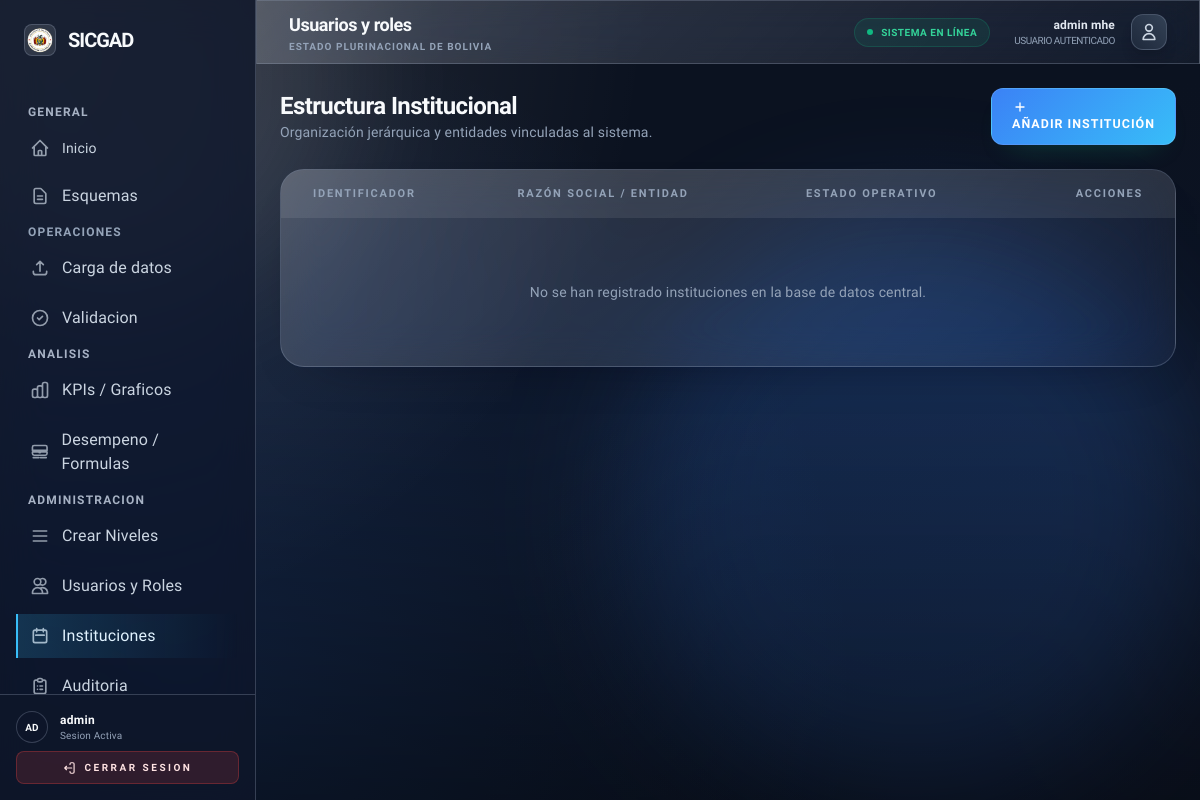
The app's page /accounts/institutions/ (signed in), older data.
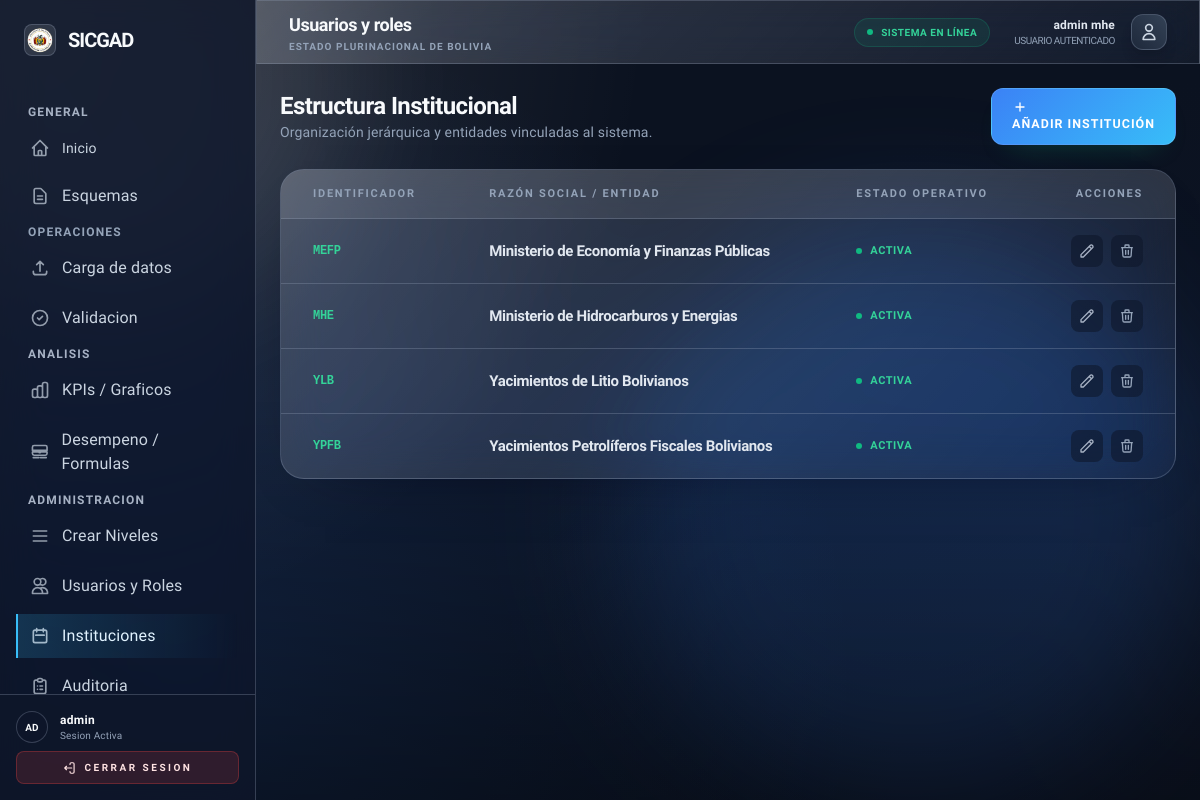
The same page, newer data.
### accounts/models.py (models this page shows, shortened)
class Institution(models.Model):
    code = models.CharField(max_length=20, unique=True)
    name = models.CharField(max_length=255)
    description = models.TextField(blank=True)
    is_active = models.BooleanField(default=True)
    created_at = models.DateTimeField(auto_now_add=True)
    updated_at = models.DateTimeField(auto_now=True)
    class Meta:
        ordering = ["code"]

### accounts/views.py (the view)
# urls.py: path("institutions/", institution_list, name="institution_list"),
@admin_required
def institution_list(request):
    institutions = Institution.objects.all().order_by("code")
    return render(
        request,
        "accounts/institution_list.html",
        {"institutions": institutions},
    )

### templates/accounts/institution_list.html (shortened to what this page needs)
{% extends "base.html" %}
{% block content %}
<div class="space-y-6 fade-in">
    <div class="flex flex-col md:flex-row md:items-center justify-between gap-4 mb-2">
        <div>
            <h2 class="text-2xl font-header font-bold text-white tracking-tight">Estructura Institucional</h2>
            <p class="text-slate-500 text-sm">Organización jerárquica y entidades vinculadas al sistema.</p>
        </div>
        <a href="{% url 'accounts:institution_create' %}" class="btn-primary glow-emerald">
            <svg class="w-4 h-4 mr-2" fill="none" stroke="currentColor" viewBox="0 0 24 24"><path stroke-linecap="round" stroke-linejoin="round" stroke-width="2" d="M12 6v6m0 0v6m0-6h6m-6 0H6"></path></svg>
            Añadir Institución
        </a>
    </div>
    <div class="glass-card rounded-3xl overflow-hidden border-white/5">
        <div class="overflow-x-auto">
            <table class="w-full text-left border-collapse">
                <thead>
                    <tr class="bg-white/[0.02] text-[11px] font-black text-slate-500 uppercase tracking-[0.16em]">
                        <th class="px-8 py-4">Identificador</th>
                        <th class="px-8 py-4">Razón Social / Entidad</th>
                        <th class="px-8 py-4">Estado Operativo</th>
                        <th class="px-8 py-4 text-right">Acciones</th>
                    </tr>
                </thead>
                <tbody class="text-[14px]">
                    {% for institution in institutions %}
                    <tr class="border-t border-white/5 hover:bg-white/[0.01] transition-colors group">
                        <td class="px-8 py-4 font-mono text-emerald-400 font-bold text-[12px] tracking-tight uppercase">{{ institution.code }}</td>
                        <td class="px-8 py-4">
                            <span class="text-slate-200 font-semibold text-[15px] tracking-tight">{{ institution.name }}</span>
                        </td>
                        <td class="px-8 py-4">
                            {% if institution.is_active %}
                                <div class="flex items-center gap-2">
                                    <div class="w-1.5 h-1.5 rounded-full bg-emerald-500 glow-emerald"></div>
                                    <span class="text-[11px] font-black text-emerald-400 uppercase tracking-wider">Activa</span>
                                </div>
                            {% else %}
                                <div class="flex items-center gap-2 opacity-50">
                                    <div class="w-1.5 h-1.5 rounded-full bg-slate-600"></div>
                                    <span class="text-[11px] font-black text-slate-400 uppercase tracking-wider">Inactiva</span>
                                </div>
                            {% endif %}
                        </td>
                        <td class="px-8 py-4 text-right">
                            <div class="flex justify-end gap-2">
                                <a href="{% url 'accounts:institution_edit' institution.pk %}" class="p-2 rounded-lg bg-slate-800 text-slate-400 hover:text-white hover:bg-slate-700 transition-all" title="Editar instituci?n">
                                    <svg class="w-4 h-4" fill="none" stroke="currentColor" viewBox="0 0 24 24"><path stroke-linecap="round" stroke-linejoin="round" stroke-width="2" d="M15.232 5.232l3.536 3.536m-2.036-5.036a2.5 2.5 0 113.536 3.536L6.5 21.036H3v-3.572L16.732 3.732z"></path></svg>
                                </a>
                                <a href="{% url 'accounts:institution_delete' institution.pk %}" class="p-2 rounded-lg bg-slate-800/50 text-slate-500 hover:text-red-400 hover:bg-red-500/10 transition-all" title="Eliminar instituci?n">
                                    <svg class="w-4 h-4" fill="none" stroke="currentColor" viewBox="0 0 24 24"><path stroke-linecap="round" stroke-linejoin="round" stroke-width="2" d="M19 7l-.867 12.142A2 2 0 0116.138 21H7.862a2 2 0 01-1.995-1.858L5 7m5 4v6m4-6v6m1-10V4a1 1 0 00-1-1h-4a1 1 0 00-1 1v3M4 7h16"></path></svg>
                                </a>
                            </div>
                        </td>
                    </tr>
                    {% empty %}
                    <tr>
                        <td colspan="4" class="px-8 py-16 text-center text-slate-500 text-sm">No se han registrado instituciones en la base de datos central.</td>
                    </tr>
                    {% endfor %}
                </tbody>
            </table>
        </div>
    </div>
</div>
{% endblock %}

### templates/base.html (shortened to what this page needs)
{% load static %}
<!DOCTYPE html>
<html lang="es">
<head>
  <link rel="stylesheet" href="{% static 'css/app.css' %}" />
  <link rel="stylesheet" href="{% static 'css/sicgad_theme.css' %}?v=3" />
  <script src="https://cdn.tailwindcss.com"></script>
</head>
<body class="min-h-screen selection:bg-sky-400/30 antialiased font-body saas-hybrid">
  <div class="fixed inset-0 -z-10" aria-hidden="true">
    <div class="absolute -top-36 -left-24 h-[28rem] w-[28rem] rounded-full bg-white/10 blur-3xl"></div>
    <div class="absolute bottom-0 right-0 h-[36rem] w-[36rem] rounded-full bg-blue-500/20 blur-3xl"></div>
    <div class="absolute inset-0 bg-gradient-to-b from-transparent via-transparent to-black/40"></div>
  </div>
  <div class="app-shell">
    <div class="flex min-h-screen relative z-10">
      {% include "partials/sidebar.html" %}
      <div class="flex-1 flex flex-col">
        {% include "partials/topbar.html" %}
        <main class="flex-1 p-4 lg:p-6 relative z-10">
          {% block content %}{% endblock %}
        </main>
      </div>
    </div>
  </div>
</body>
</html>

### templates/partials/sidebar.html (shortened to what this page needs)
{% load static %}
<aside class='w-64 sidebar border-r border-white/10 hidden lg:flex flex-col h-screen sticky top-0 z-50'>
  <div class='p-6 flex items-center gap-3'>
    <div class="w-8 h-8 rounded-lg bg-white/10 flex items-center justify-center border border-white/20 overflow-hidden">
      <img src="{% static 'escudo.png' %}" alt="Escudo Bolivia" class="w-7 h-7 object-contain" />
    </div>
    {% url 'landing' as landing_url %}
    <a href='{{ landing_url }}'
      class='text-xl font-header tracking-tighter text-white hover:text-blue-600 transition-colors'>
      SICGAD
    </a>
  </div>
  <nav class='flex-1 px-4 py-2 space-y-1.5 overflow-y-auto custom-scrollbar'>
    {% url 'home' as home_url %}
    {% url 'schemas:schema_list' as schemas_url %}
    {% url 'ingest:upload' as ingest_url %}
    {% url 'ingest:upload_history' as ingest_history_url %}
    {% url 'validation:inbox' as validation_url %}
    {% url 'accounts:admin_user_list' as users_url %}
    {% url 'accounts:institution_list' as institutions_url %}
    {% url 'audit:log_list' as audit_url %}
    {% url 'performance:formulas' as performance_url %}
    <div class="text-xs font-bold uppercase tracking-widest text-slate-400 px-3 mt-4 mb-2">General</div>
    <a href='{{ home_url }}'
      class='sidebar-link flex items-center gap-3 px-3 py-2.5 transition-all group text-sm {% if request.path == home_url %}active{% endif %}'>
      <span class="font-medium">Inicio</span>
    </a>
    <a href='{{ schemas_url }}'
      class='sidebar-link flex items-center gap-3 px-3 py-2.5 transition-all group {% if request.path|slice:":9" == "/schemas/" %}active{% endif %}'>
      <span class="font-medium">Esquemas</span>
    </a>
    <div class="text-xs font-bold uppercase tracking-widest text-slate-500 px-3 mt-6 mb-2">Operaciones</div>
    {% if is_admin or is_loader %}
    <a href='{% if is_admin %}{{ ingest_history_url }}{% else %}{{ ingest_url }}{% endif %}'
      class='sidebar-link flex items-center gap-3 px-3 py-2.5 transition-all group {% if request.path|slice:":8" == "/ingest/" %}active{% endif %}'>
      <svg class="w-5 h-5 opacity-70 group-hover:opacity-100 transition-opacity" fill="none" stroke="currentColor" viewBox="0 0 24 24">
        <path stroke-linecap="round" stroke-linejoin="round" stroke-width="2" d="M4 16v1a3 3 0 003 3h10a3 3 0 003-3v-1m-4-8l-4-4m0 0L8 8m4-4v12"></path>
      </svg>
      <span class="font-medium">Carga de datos</span>
    </a>
    {% endif %}
    {% if is_validator or is_admin or is_loader %}
    <a href='{% if is_validator or is_admin %}{{ validation_url }}{% else %}{{ ingest_history_url }}{% endif %}'
      class='sidebar-link flex items-center gap-3 px-3 py-2.5 transition-all group {% if request.path|slice:":10" == "/validate/" or request.path == ingest_history_url and is_loader %}active{% endif %}'>
      <svg class="w-5 h-5 opacity-70 group-hover:opacity-100 transition-opacity" fill="none" stroke="currentColor" viewBox="0 0 24 24">
        <path stroke-linecap="round" stroke-linejoin="round" stroke-width="2" d="M9 12l2 2 4-4m6 2a9 9 0 11-18 0 9 9 0 0118 0z"></path>
      </svg>
      <span class="font-medium">Validacion</span>
    </a>
    {% endif %}
    <div class="text-xs font-bold uppercase tracking-widest text-slate-400 px-3 mt-6 mb-2">Analisis</div>
    <a href='{% url "kpis_charts" %}'
      class='sidebar-link flex items-center gap-3 px-3 py-2.5 transition-all group {% if request.path|slice:":6" == "/kpis/" %}active{% endif %}'>
      <span class="font-medium">KPIs / Graficos</span>
    </a>
    {% if is_admin %}
    <a href='{{ performance_url }}'
      class='sidebar-link flex items-center gap-3 px-3 py-2.5 transition-all group {% if request.path|slice:":12" == "/performance/" %}active{% endif %}'>
      <span class="font-medium">Desempeno / Formulas</span>
    </a>
    {% endif %}
    {% if is_admin %}
    <div class="text-xs font-bold uppercase tracking-widest text-slate-400 px-3 mt-6 mb-2">Administracion</div>
    {% if not request.user.is_superuser %}
    <a href='{% url "structure:manage_levels" %}'
      class='sidebar-link flex items-center gap-3 px-3 py-2.5 transition-all group {% if request.path|slice:":11" == "/structure/" %}active{% endif %}'>
      <svg class="w-5 h-5 opacity-70 group-hover:opacity-100 transition-opacity" fill="none" stroke="currentColor" viewBox="0 0 24 24">
        <path stroke-linecap="round" stroke-linejoin="round" stroke-width="2" d="M4 6h16M4 12h16M4 18h16"></path>
      </svg>
      <span class="font-medium">Crear Niveles</span>
    </a>
    {% endif %}
    <a href='{{ users_url }}'
      class='sidebar-link flex items-center gap-3 px-3 py-2.5 transition-all group {% if request.path|slice:":15" == "/accounts/users" %}active{% endif %}'>
      <span class="font-medium">Usuarios y Roles</span>
    </a>
    <a href='{{ institutions_url }}'
      class='sidebar-link flex items-center gap-3 px-3 py-2.5 transition-all group {% if request.path|slice:":23" == "/accounts/institutions/" %}active{% endif %}'>
      <svg class="w-5 h-5 opacity-70 group-hover:opacity-100 transition-opacity" fill="none" stroke="currentColor" viewBox="0 0 24 24">
        <path stroke-linecap="round" stroke-linejoin="round" stroke-width="2" d="M8 7V3m8 4V3m-9 8h10m-11 9h12a2 2 0 002-2V7a2 2 0 00-2-2H6a2 2 0 00-2 2v11a2 2 0 002 2z"/>
      </svg>
      <span class="font-medium">Instituciones</span>
    </a>
    {% endif %}
    <a href='{{ audit_url }}'
      class='sidebar-link flex items-center gap-3 px-3 py-2.5 transition-all group {% if request.path|slice:":7" == "/audit/" %}active{% endif %}'>
      <span class="font-medium">Auditoria</span>
    </a>
  </nav>
  <div class="p-4 border-t border-white/5 bg-slate-950/20">
    <div class="flex items-center gap-3 mb-2">
      <div class="w-8 h-8 rounded-full bg-slate-800 border border-white/10 flex items-center justify-center text-[10px] font-bold uppercase text-white">
        {{ request.user.username|slice:":2" }}
      </div>
      <div class="flex-1 min-w-0">
        <p class="text-xs font-semibold text-white truncate font-heading tracking-wide">{{ request.user.username }}</p>
        <p class="text-[10px] text-slate-500 truncate">Sesion Activa</p>
      </div>
    </div>
    <form method='post' action='{% url "logout" %}'>
      <button type='submit'
        class='w-full flex items-center justify-center gap-2 px-3 py-2 rounded-lg text-[10px] font-bold uppercase tracking-[0.25em] text-red-100 bg-red-500/15 border border-red-500/30 shadow-[0_10px_24px_-18px_rgba(239,68,68,0.8)] transition hover:bg-red-500/25 hover:border-red-400 focus:outline-none focus-visible:ring-2 focus-visible:ring-red-400/60'>
        <svg class="h-3.5 w-3.5" fill="none" stroke="currentColor" viewBox="0 0 24 24" aria-hidden="true">
          <path stroke-linecap="round" stroke-linejoin="round" stroke-width="2" d="M15 12H3m0 0l3-3m-3 3l3 3m6-9V5a2 2 0 012-2h3a2 2 0 012 2v14a2 2 0 01-2 2h-3a2 2 0 01-2-2v-1" />
        </svg>
        Cerrar sesion
      </button>
    </form>
  </div>
</aside>

### templates/partials/topbar.html (shortened to what this page needs)
<header class='h-16 glass-effect border-b border-white/5 flex items-center justify-between px-8 sticky top-0 z-40'>
  <div class='flex items-center gap-4'>
    <div class="flex flex-col">
        <h1 class='text-lg font-header font-bold tracking-tight text-white'>
        {{ current_section|default:"Inicio" }}
        </h1>
        <p class="text-[10px] text-slate-500 uppercase tracking-widest font-bold">Estado Plurinacional de Bolivia</p>
    </div>
  </div>
  <div class='flex items-center gap-6'>
    <div class="hidden md:flex items-center gap-2 px-3 py-1.5 rounded-full bg-emerald-500/10 border border-emerald-500/20">
        <div class="w-1.5 h-1.5 rounded-full bg-emerald-500 animate-pulse"></div>
        <span class="text-[10px] font-bold text-emerald-400 uppercase tracking-wider">Sistema en línea</span>
    </div>
    {% if request.user.is_authenticated %}
      <div class='flex items-center gap-4'>
        <div class="flex flex-col items-end">
            <span class='text-xs font-semibold text-slate-200'>{{ request.user.get_full_name|default:request.user.username }}</span>
            <span class="text-[10px] text-slate-500 uppercase tracking-tighter">{{ role|default:"Usuario Autenticado" }}</span>
        </div>
        <div class="w-9 h-9 rounded-xl bg-gradient-to-tr from-slate-800 to-slate-700 border border-white/10 flex items-center justify-center shadow-lg">
            <svg class="w-5 h-5 text-slate-300" fill="none" stroke="currentColor" viewBox="0 0 24 24"><path stroke-linecap="round" stroke-linejoin="round" stroke-width="2" d="M16 7a4 4 0 11-8 0 4 4 0 018 0zM12 14a7 7 0 00-7 7h14a7 7 0 00-7-7z"></path></svg>
        </div>
      </div>
    {% endif %}
  </div>
</header>

Row changes from the older to the newer data that the page shows:
added Institution: code "MEFP", name "Ministerio de Economía y Finanzas Públicas", is_active True (drawn)
added Institution: code "MHE", name "Ministerio de Hidrocarburos y Energias", is_active True (drawn)
added Institution: code "YLB", name "Yacimientos de Litio Bolivianos", is_active True (drawn)
added Institution: code "YPFB", name "Yacimientos Petrolíferos Fiscales Bolivianos", is_active True (drawn)
Text that changed along with them:
text no longer shown: "No se han registrado instituciones en la base de datos central."
